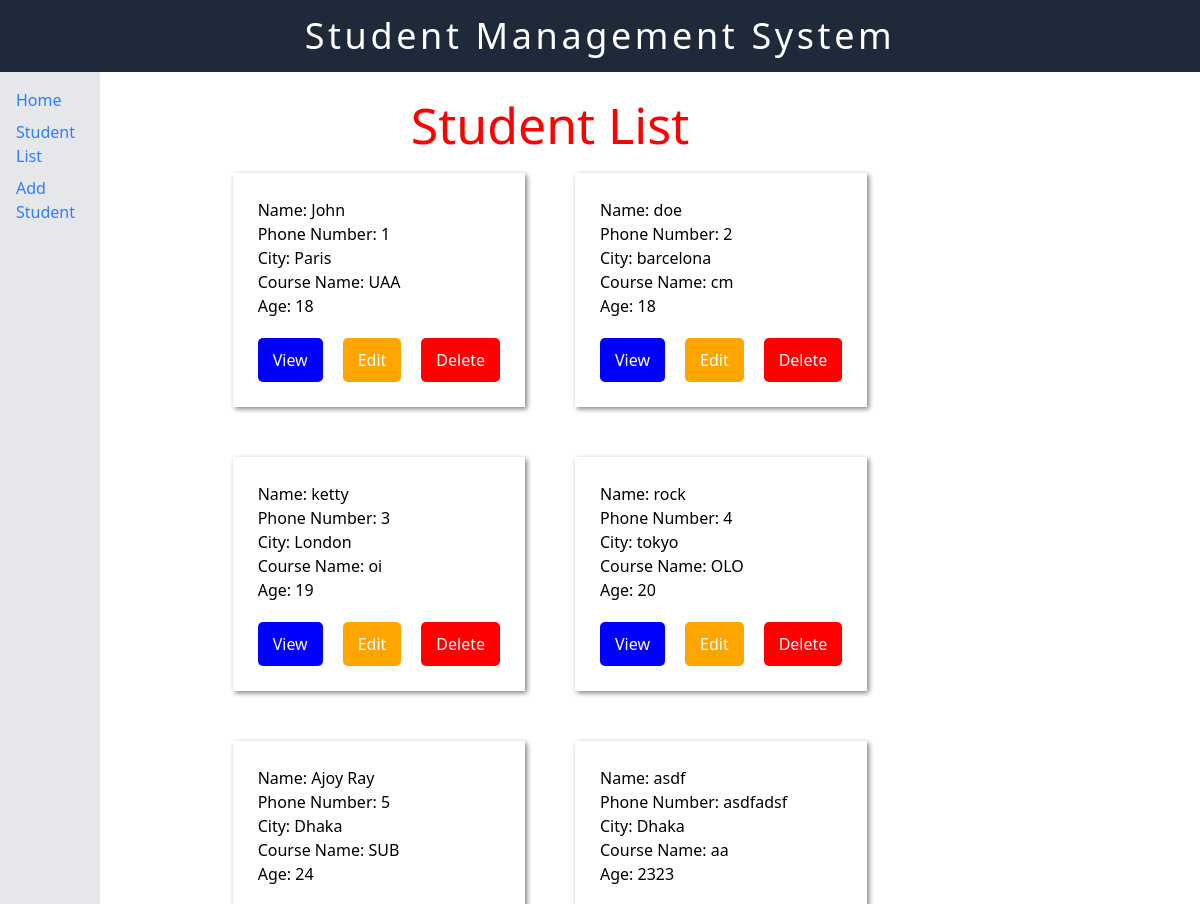
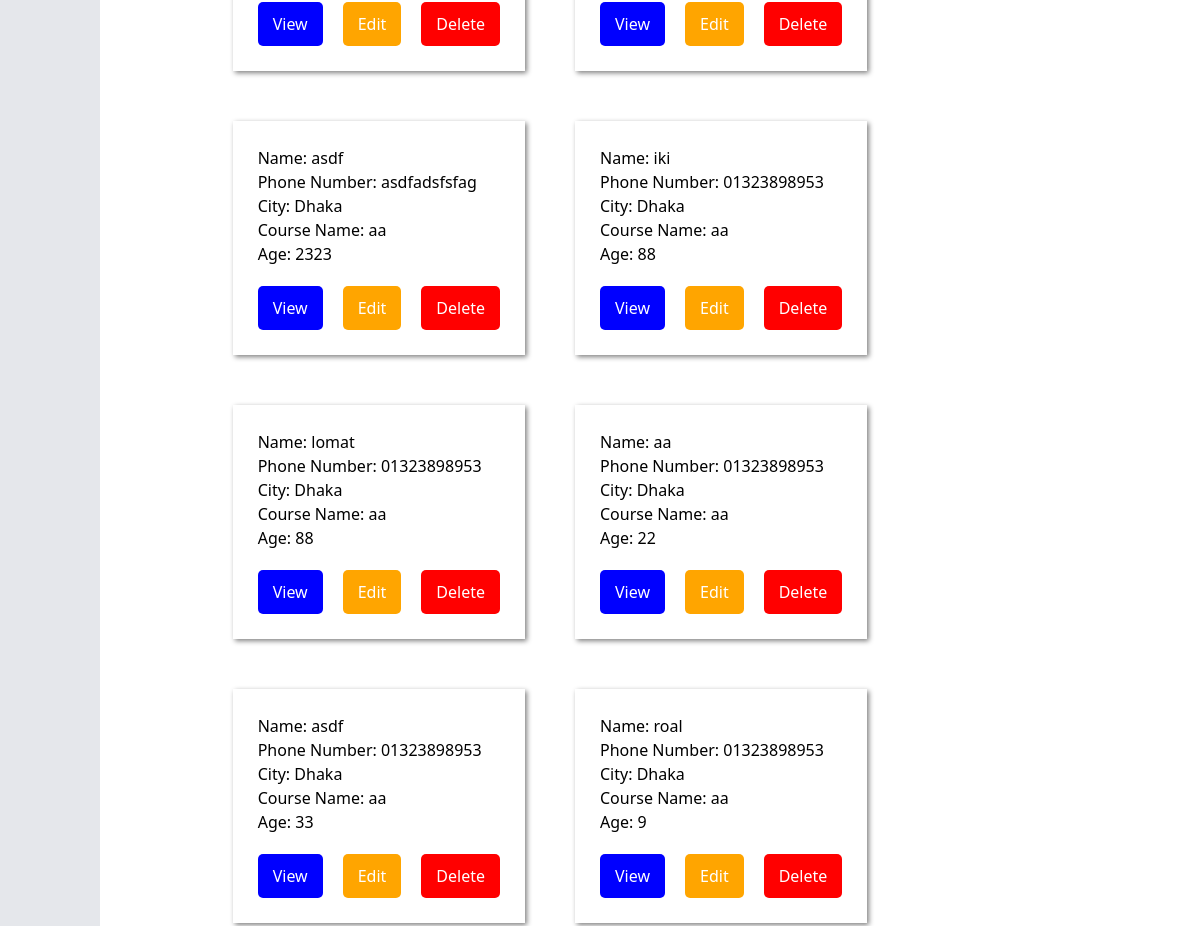
Screenshot of /student_list with the database file from the repository (2 pictures, top to bottom).
### students/models.py (models this page shows)
class Student(models.Model):
    student_name = models.CharField(max_length=100)
    student_phone_number = models.CharField(max_length=12)
    student_email = models.EmailField()
    student_city = models.CharField(max_length=100)
    student_course = models.CharField(max_length=100)
    student_age = models.IntegerField()

### students/views.py (the view)
# urls.py: path('student_list', student_list, name='student_list'),
def student_list(request):
    students = Student.objects.all()
    return render(request, "student_list.html" ,{'students': students})

### students/templates/student_list.html (shortened to what this page needs)
{% extends "base.html" %}
{% load static %}
{% block head %}
<link rel="stylesheet" href="{% static 'student_list.css' %}" />
{% endblock %}
{% block content %}
<h1>Student List</h1>
<ul class="student-list">
  {% for student in students %}
  <li class="student">
    Name: {{ student.student_name }} <br />
    Phone Number: {{ student.student_phone_number }} <br />
    City: {{ student.student_city }} <br />
    Course Name: {{ student.student_course }} <br />
    Age: {{ student.student_age }} <br />
    <div class="student-buttons">
      <a href="" style="background-color: blue;">View</a>
      <a href="" style="background-color: orange;">Edit</a>
      <a href="" style="background-color: red;">Delete</a>
    </div>
  </li>
  {% endfor %}
</ul>
{% endblock %}

### students/templates/base.html (shortened to what this page needs)
<!DOCTYPE html>
<html>
  <head>
    <script src="https://unpkg.com/@tailwindcss/browser@4"></script>
    {% block head %}
     {% endblock %}
  </head>
  <body>
    <nav class="bg-gray-800 p-4">
      <div class="flex justify-center h-full">
        <span class="text-4xl font-poppins text-white tracking-widest">
          Student Management System
        </span>
      </div>
    </nav>
    <div class="flex">
      <aside class="w-1/12 bg-gray-200 p-4 h-screen">
        <ul class="flex flex-col sidebar-menu">
          <li class="mb-2 sidebar-item">
            <a
              href="{% url 'home' %}"
              class="text-blue-500 hover:underline"
              >Home</a
            >
          </li>
          <li class="mb-2 sidebar-item">
            <a
              href="{% url 'student_list' %}"
              class="text-blue-500 hover:underline"
              >Student List</a
            >
          </li>
          <li class="mb-2 sidebar-item">
            <a
              href="{% url 'add_student' %}"
              class="text-blue-500 hover:underline"
              >Add Student</a
            >
          </li>
        </ul>
      </aside>
      <main class="w-3/4 p-4">
        {% block content %}
         {% endblock %}
        </main>
    </div>
  </body>
</html>

### students/static/student_list.css (style rules this page uses)
h1 { color: red; font-size: 50px; text-align: center; }
.student-list { list-style-type: none; margin: 0; padding: 0; overflow: hidden; display: flex; flex-wrap: wrap; gap: 30px; justify-content: center; }
.student { padding: 25px; margin: 10px; box-shadow: 2px 2px 5px grey; }
.student-buttons { margin-top: 20px; display: flex; gap: 20px; justify-content: space-between; }
.student-buttons a { text-decoration: none; color: white; padding: 10px 15px; border-radius: 5px; }

### rows the page displays
Student: student_name "John", student_phone_number "1", student_city "Paris", student_course "UAA", student_age "18"
Student: student_name "doe", student_phone_number "2", student_city "barcelona", student_course "cm", student_age "18"
Student: student_name "ketty", student_phone_number "3", student_city "London", student_course "oi", student_age "19"
Student: student_name "rock", student_phone_number "4", student_city "tokyo", student_course "OLO", student_age "20"
Student: student_name "Ajoy Ray", student_phone_number "5", student_city "Dhaka", student_course "SUB", student_age "24"
Student: student_name "asdf", student_phone_number "asdfadsf", student_city "Dhaka", student_course "aa", student_age "2323"
Student: student_name "asdf", student_phone_number "asdfadsfsfag", student_city "Dhaka", student_course "aa", student_age "2323"
Student: student_name "iki", student_phone_number "01323898953", student_city "Dhaka", student_course "aa", student_age "88"
Student: student_name "lomat", student_phone_number "01323898953", student_city "Dhaka", student_course "aa", student_age "88"
Student: student_name "aa", student_phone_number "01323898953", student_city "Dhaka", student_course "aa", student_age "22"
Student: student_name "asdf", student_phone_number "01323898953", student_city "Dhaka", student_course "aa", student_age "33"
Student: student_name "roal", student_phone_number "01323898953", student_city "Dhaka", student_course "aa", student_age "9"
